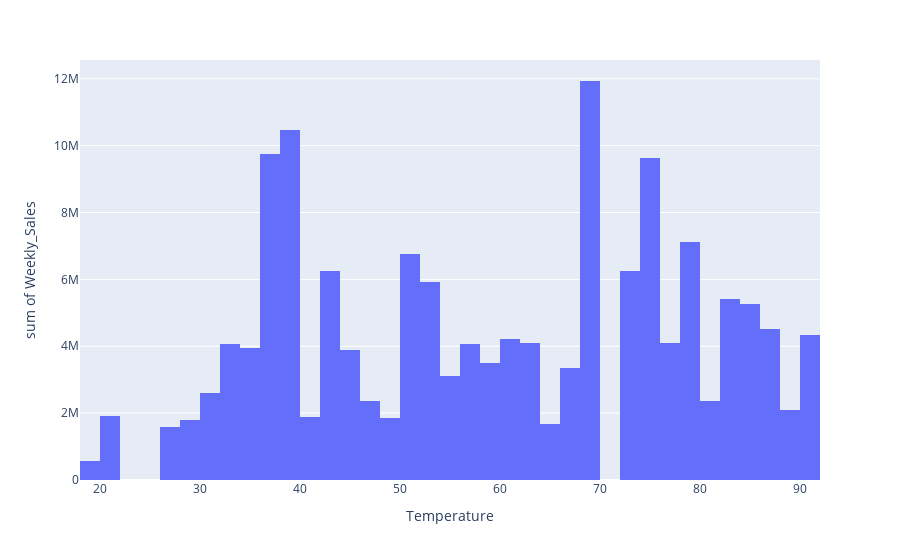

This figure's notebook cell:
### Code cell
#Weekly sales over Temperature
s_temp = px.histogram(w_sales, x='Temperature', y='Weekly_Sales', nbins=37)
s_temp.show()

### Figure 1 — Plotly figure (JSON) as saved in the notebook; plotly's stock layout.template omitted (floating-point values rounded to 4 significant figures; data arrays with more than 128 entries replaced by an {"elided": "..."} marker saying what was removed)
{"data": [{"alignmentgroup": "True", "bingroup": "x", "histfunc": "sum", "hovertemplate": "Temperature=%{x}<br>sum of Weekly_Sales=%{y}<extra></extra>", "legendgroup": "", "marker": {"color": "#636efa", "pattern": {"shape": ""}}, "name": "", "nbinsx": 37, "offsetgroup": "", "orientation": "v", "showlegend": false, "type": "histogram", "x": {"elided": "150 float values"}, "xaxis": "x", "y": {"elided": "150 float values"}, "yaxis": "y"}], "layout": {"barmode": "relative", "legend": {"tracegroupgap": 0}, "margin": {"t": 60}, "xaxis": {"anchor": "y", "domain": [0, 1], "title": {"text": "Temperature"}}, "yaxis": {"anchor": "x", "domain": [0, 1], "title": {"text": "sum of Weekly_Sales"}}}}
